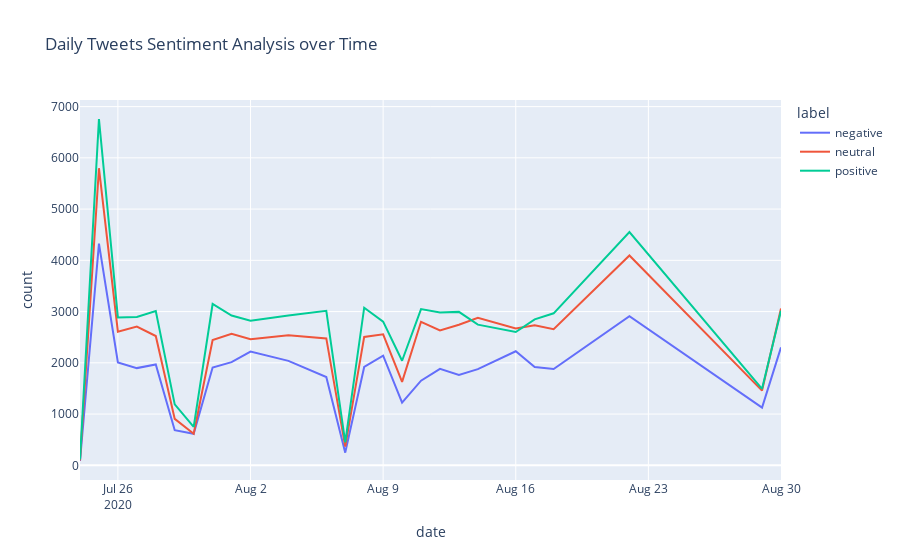

Write notebook code for a chart like this one.
### Code cell
px.line(data_agg, x='date', y='count', color='label', title='Daily Tweets Sentiment Analysis over Time')

### Figure 1 — Plotly figure (JSON) as saved in the notebook; plotly's stock layout.template omitted (floating-point values rounded to 4 significant figures)
{"data": [{"hovertemplate": "label=negative<br>date=%{x}<br>count=%{y}<extra></extra>", "legendgroup": "negative", "line": {"color": "#636efa", "dash": "solid"}, "marker": {"symbol": "circle"}, "mode": "lines", "name": "negative", "orientation": "v", "showlegend": true, "type": "scatter", "x": ["2020-07-24", "2020-07-25", "2020-07-26", "2020-07-27", "2020-07-28", "2020-07-29", "2020-07-30", "2020-07-31", "2020-08-01", "2020-08-02", "2020-08-04", "2020-08-06", "2020-08-07", "2020-08-08", "2020-08-09", "2020-08-10", "2020-08-11", "2020-08-12", "2020-08-13", "2020-08-14", "2020-08-16", "2020-08-17", "2020-08-18", "2020-08-22", "2020-08-29", "2020-08-30"], "xaxis": "x", "y": [84, 4325, 2006, 1897, 1968, 685, 615, 1907, 2013, 2218, 2038, 1722, 247, 1920, 2140, 1223, 1652, 1883, 1763, 1876, 2226, 1918, 1878, 2909, 1126, 2301], "yaxis": "y"}, {"hovertemplate": "label=neutral<br>date=%{x}<br>count=%{y}<extra></extra>", "legendgroup": "neutral", "line": {"color": "#EF553B", "dash": "solid"}, "marker": {"symbol": "circle"}, "mode": "lines", "name": "neutral", "orientation": "v", "showlegend": true, "type": "scatter", "x": ["2020-07-24", "2020-07-25", "2020-07-26", "2020-07-27", "2020-07-28", "2020-07-29", "2020-07-30", "2020-07-31", "2020-08-01", "2020-08-02", "2020-08-04", "2020-08-06", "2020-08-07", "2020-08-08", "2020-08-09", "2020-08-10", "2020-08-11", "2020-08-12", "2020-08-13", "2020-08-14", "2020-08-16", "2020-08-17", "2020-08-18", "2020-08-22", "2020-08-29", "2020-08-30"], "xaxis": "x", "y": [96, 5798, 2608, 2708, 2523, 906, 615, 2445, 2565, 2459, 2539, 2476, 365, 2505, 2557, 1628, 2800, 2633, 2743, 2879, 2672, 2733, 2656, 4095, 1458, 3058], "yaxis": "y"}, {"hovertemplate": "label=positive<br>date=%{x}<br>count=%{y}<extra></extra>", "legendgroup": "positive", "line": {"color": "#00cc96", "dash": "solid"}, "marker": {"symbol": "circle"}, "mode": "lines", "name": "positive", "orientation": "v", "showlegend": true, "type": "scatter", "x": ["2020-07-24", "2020-07-25", "2020-07-26", "2020-07-27", "2020-07-28", "2020-07-29", "2020-07-30", "2020-07-31", "2020-08-01", "2020-08-02", "2020-08-04", "2020-08-06", "2020-08-07", "2020-08-08", "2020-08-09", "2020-08-10", "2020-08-11", "2020-08-12", "2020-08-13", "2020-08-14", "2020-08-16", "2020-08-17", "2020-08-18", "2020-08-22", "2020-08-29", "2020-08-30"], "xaxis": "x", "y": [115, 6758, 2886, 2895, 3009, 1189, 750, 3148, 2922, 2823, 2923, 3016, 448, 3075, 2803, 2040, 3048, 2984, 2994, 2745, 2602, 2849, 2966, 4551, 1493, 3016], "yaxis": "y"}], "layout": {"legend": {"title": {"text": "label"}, "tracegroupgap": 0}, "title": {"text": "Daily Tweets Sentiment Analysis over Time"}, "xaxis": {"anchor": "y", "domain": [0, 1], "title": {"text": "date"}}, "yaxis": {"anchor": "x", "domain": [0, 1], "title": {"text": "count"}}}}
